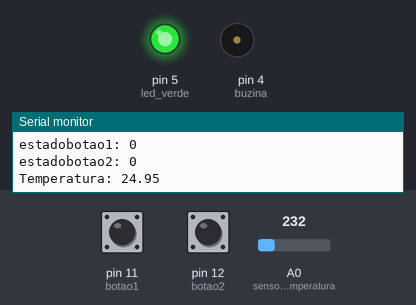
A sketch run on a simulated Arduino Uno, built with avr-gcc and run on an emulated ATmega328P. On the bench: output pins drawn as LEDs (lit = HIGH), buzzer (waves = sounding), the last lines printed to the serial monitor. The test bench sets the inputs (shaded band); at power-on: A0 (sensor_temperatura) = 232, pin 11 (botao1) LOW, pin 12 (botao2) LOW.

Above: at 1.8 s.
1.9 s: A0 (sensor_temperatura) set to 250
4.2 s: A0 (sensor_temperatura) set to 273
At 7.2 s:
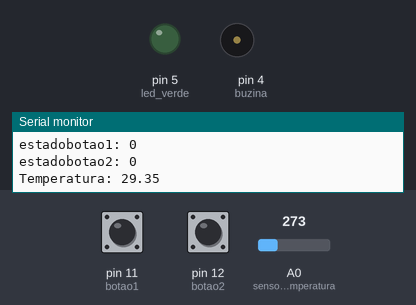
7.5 s: pin 11 (botao1) pulled HIGH for 1.2 s
At 9.1 s:
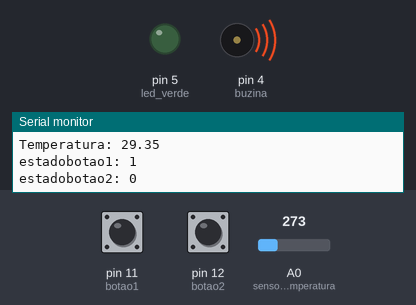
10.2 s: pin 12 (botao2) pulled HIGH for 1.2 s
At 11.5 s:
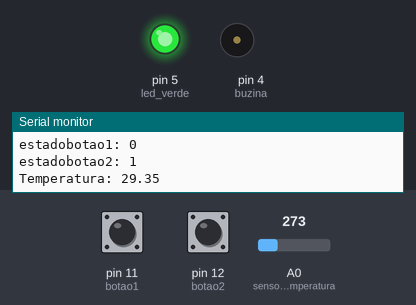
13.7 s: pin 12 (botao2) pulled HIGH for 3.2 s
At 18.3 s:
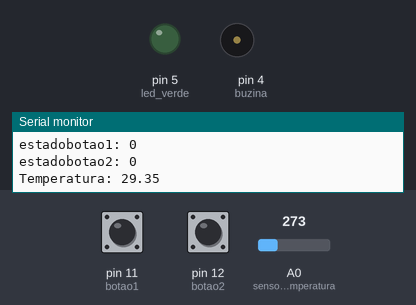
Timing chart, 0 to 19.7 s (numbered marks = the images above; inputs shaded):
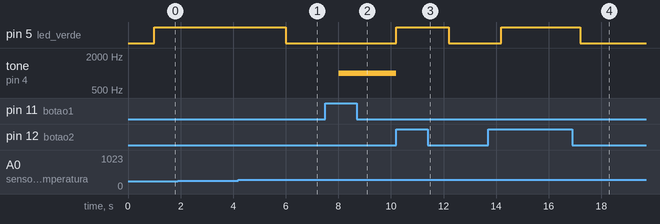

Measured:
- the behaviour switches between 260 and 261 on A0 (sensor_temperatura) (found by bisection; images 0 and 1)
- after the input at 4.2 s, pin 5 (led_verde): HIGH → LOW after 1.8 s
- after the input at 7.5 s, tone on pin 4 (buzina): silent → 1000 Hz after 0.51 s
- after the input at 10.2 s, pin 5 (led_verde): LOW → HIGH at once, → LOW 2.0 s later; tone on pin 4 (buzina): 1000 Hz → silent at once
- after the input at 13.7 s, pin 5 (led_verde): LOW → HIGH after 0.50 s, → LOW 3.0 s later

The sketch:

Sistema_de_alarme_com_fun__es.ino
```cpp
const int sensor_temperatura = A0;
int leitura_sensor;
float temperatura;

int led_verde = 5;
int led_amarelo = 6;
int led_vermelho = 7;

int buzina = 4;

int botao1 = 11;
int botao2 = 12;


int estadobotao2 = LOW;

int estadobotao1 = LOW;
/*int ultimoestadobotao1 = LOW;
//int ultimoestadoled1 = LOW;
*/int estadoled1 = LOW;

void liga_alarme ()
{
    digitalWrite (led_vermelho, HIGH);
    digitalWrite (led_verde, LOW);
    digitalWrite (led_amarelo, LOW);
    tone (buzina, 1000);
}


void desliga_alarme_verde ()
{

    digitalWrite (led_verde, HIGH);
    digitalWrite (led_amarelo, LOW);
    digitalWrite (led_vermelho, LOW);
    noTone(buzina);

}

void desliga_alarme_amarelo ()
{

    digitalWrite (led_amarelo, HIGH);
    digitalWrite (led_verde, LOW);
    digitalWrite (led_vermelho, LOW);
    noTone(buzina);

}


void setup() {
  // put your setup code here, to run once:
  analogReference (INTERNAL);
  Serial.begin (9600);
  pinMode (led_verde, OUTPUT);
  pinMode (buzina, OUTPUT);
  pinMode (botao1, INPUT);

}

void loop() {
  // put your main code here, to run repeatedly:

  leitura_sensor = analogRead (sensor_temperatura);
  temperatura = leitura_sensor * 0.1075268817204301;

  Serial.print ("Temperatura: ");
  Serial.println (temperatura);
  delay (1000);

  estadobotao1 = digitalRead (botao1);
  estadobotao2 = digitalRead (botao2);

  if (temperatura <= 28 )
  {
    desliga_alarme_verde ();
  }

  if ((temperatura > 28 && temperatura < 30))
  {
   desliga_alarme_amarelo ();
  }

  if (temperatura > 30)
  {
      liga_alarme ();
  }

  Serial.print("estadobotao1: ");
  Serial.println(estadobotao1);
  Serial.print("estadobotao2: ");
  Serial.println(estadobotao2);

  if (estadobotao1 == HIGH)
  {
    while (estadobotao2 == LOW)
    {
     liga_alarme ();
      estadobotao2 = digitalRead(botao2);
    }
  }

  if (estadobotao2 == HIGH)
  {
    desliga_alarme_verde ();
  }
}
```
